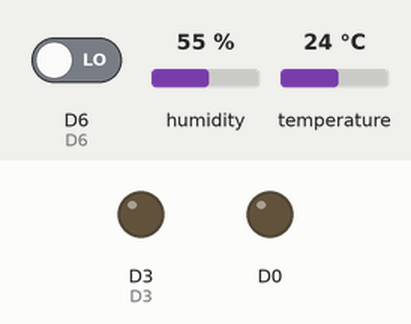
A sketch run on a simulated ESP8266 (NodeMCU). Shown: output pins drawn as LEDs (lit = HIGH). Dashed ring = blinking. The inputs (shaded band) are chosen by the test bench; at power-on: D6 LOW, humidity 55 %, temperature 24 °C. WiFi joins after 1.5 s; servers stay silent unless stated; uploads are accepted with an empty reply; what the sketch prints to the serial monitor is not drawn.

Above: at 4.7 s.
4.8 s: D6 driven HIGH
At 5.5 s:
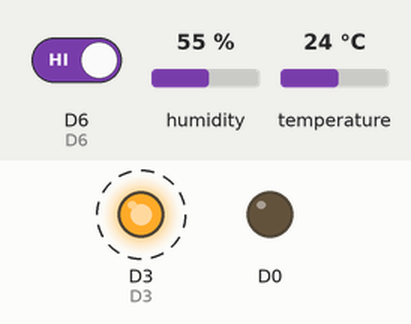
7.8 s: D6 driven LOW
At 9.0 s:
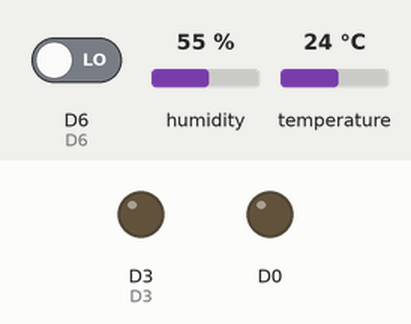
Timing chart, 0 to 10.8 s (numbered marks = the images above; inputs shaded):
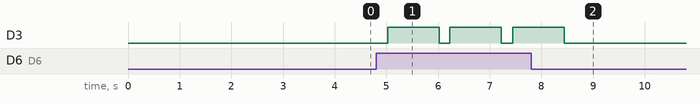

The sketch:

Sensor_esp.ino
```cpp
#include <ESP8266WiFi.h>
#include <WiFiClient.h>
#include <ESP8266WebServer.h>
#include <ESP8266HTTPClient.h>
#include <DHT.h>
#define D7 13 // dht11
#define D6 12 //push
#define D3 0 //LED
#define DHTTYPE DHT11 // DHT 11
#define DHTPIN 13 // leitura DHT11
DHT dht(DHTPIN, DHTTYPE, 50);


const char *ssid = "TP-Link_688A";
const char *password = "debarbamiguel";
const int http_port = 8080;

WiFiClient client;

void setup() {
  delay(1000);
  pinMode(D0, OUTPUT);
  Serial.begin(115200);
  WiFi.mode(WIFI_OFF); delay(1000);
  WiFi.mode(WIFI_STA);
  WiFi.begin(ssid, password); Serial.println(".");
  Serial.print("Conectando...");
  while (WiFi.status() != WL_CONNECTED) {
    delay(500); Serial.print(".");
  }
  Serial.println ("");
  Serial.print ("Conectado a "); Serial.println (ssid);
  Serial.print ("EndereÃ§o IP: "); Serial.println (WiFi.localIP ());
  Serial.print("MAC: ");    Serial.println(WiFi.macAddress());

  pinMode(D3, OUTPUT);
  pinMode(D6, INPUT);
  digitalWrite(D3, LOW);

}
void enviaServer(String postData) {
  HTTPClient http;
  http.begin(client, "http://modulo4.migueldebarba.com.br/kaua/insertleitura.php");
  http.addHeader("Content-Type", "application/x-www-form-urlencoded");
  int httpCode = http.POST(postData);
  String payload = http.getString();
  Serial.println("httpCode:" + String(httpCode));
  Serial.println("payload:" + payload);
  http.end();
}


void loop() {
  if (digitalRead(D6) == HIGH) {
    String Mac = WiFi.macAddress();
    float temperatura = dht.readTemperature( ) ;
    float umidade = dht.readHumidity();
    String from = "esp8266";

    String postData = "idmac=" + String(Mac) +
   "&umidade=" + String(umidade) +
   "&from=" + String(from) +
   "&temperatura=" + String(temperatura);

    enviaServer(postData);
    digitalWrite(D3, HIGH);
    delay(1000);
    digitalWrite(D3, LOW);
  }
}
```

Measured:
- after the input at 4.8 s, D3: alternates HIGH for 1.0 s and LOW for 0.21 s, starting after 0.22 s
- after the input at 7.8 s, D3: goes on until 8.4 s, then stays LOW
